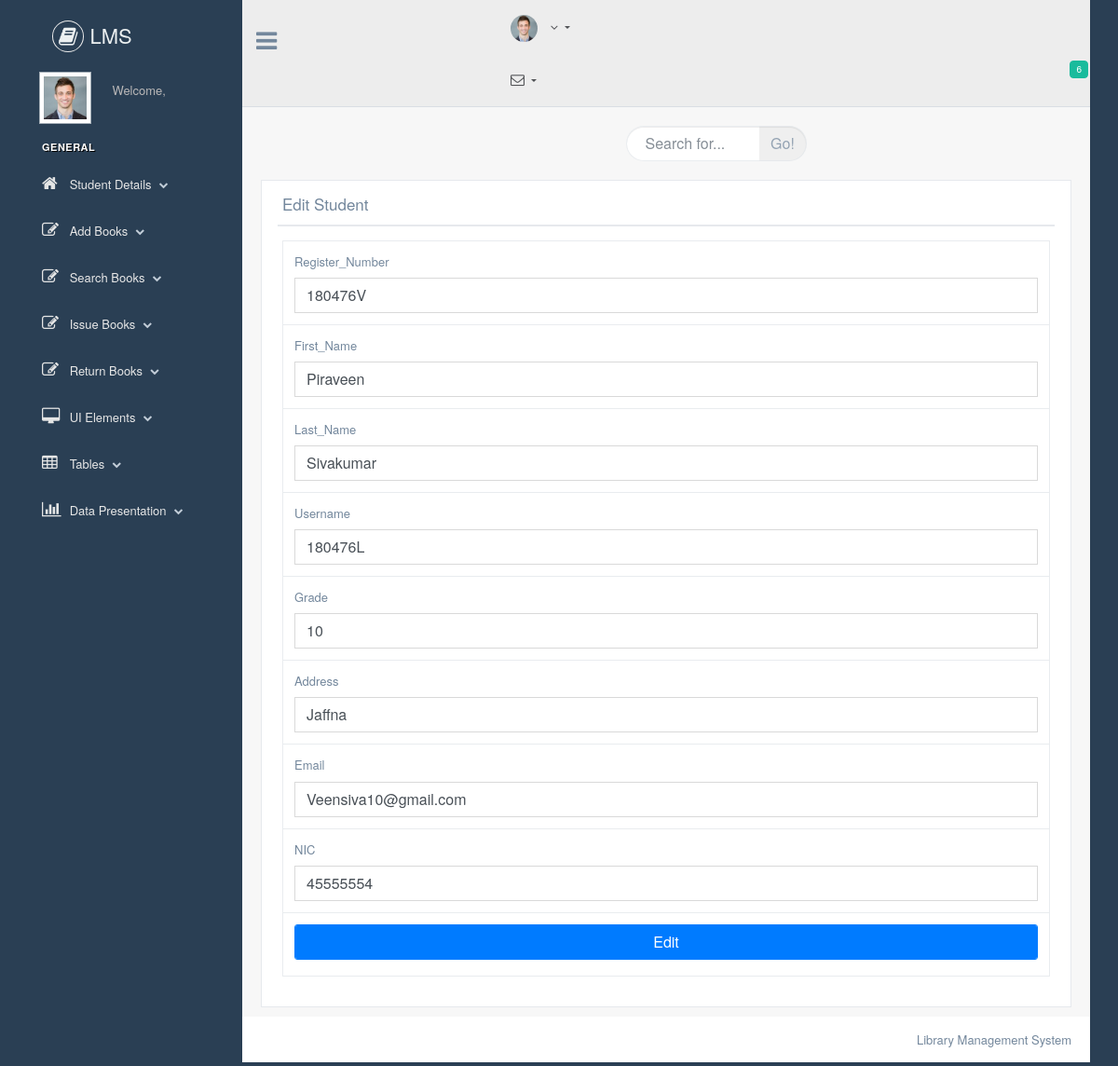
The page /Librarian/Edit_Student.php?id=1 on the database its author committed.
### tables this page shows
CREATE TABLE `student_info` (
  `id` int(5) NOT NULL,
  `regis_num` varchar(50) NOT NULL,
  `firstname` varchar(50) NOT NULL,
  `lastname` varchar(50) NOT NULL,
  `username` varchar(50) NOT NULL,
  `grade` varchar(6) NOT NULL,
  `Address` varchar(255) NOT NULL,
  `email` varchar(500) NOT NULL,
  `nic` varchar(20) NOT NULL,
  `password` varchar(500) NOT NULL,
  `status` varchar(10) NOT NULL
);

### Librarian/Edit_Student.php (the view, shortened to what this page needs)
<?php
$id=$_GET["id"];
include ("connection.php");
?>
<?php
include("header.php");
?>
<?php
$array=mysqli_query($connection,"SELECT * FROM `student_info` WHERE `id`='".$id."';");
$m=mysqli_fetch_array($array);
?>
<div class="right_col" role="main">
    <div class="">
        <div class="page-title">
            <div class="title_left">
            </div>
            <div class="title_right">
                <div class="col-md-5 col-sm-5 col-xs-12 form-group pull-right top_search">
                    <div class="input-group">
                        <input type="text" class="form-control" placeholder="Search for...">
                        <span class="input-group-btn">
                      <button class="btn btn-default" type="button">Go!</button>
                    </span>
                    </div>
                </div>
            </div>
        </div>
        <div class="clearfix"></div>
        <div class="row" style="min-height:500px">
            <div class="col-md-12 col-sm-12 col-xs-12">
                <div class="x_panel">
                    <div class="x_title">
                        <h2>Edit Student</h2>
                        <div class="clearfix"></div>
                    </div>
                    <div class="x_content">
                        <form method="post" action="">
                            <table class="table table-bordered">
                                <tr>
                                    <td >
                                        <label >Register_Number</label>
                                        <input class="form-control" type="text" value="<?php echo $m['regis_num']?>" name="regis_num">
                                    </td>
                                </tr>
                                <tr>
                                    <td >
                                        <label >First_Name</label>
                                        <input class="form-control" type="text" value="<?php echo $m['firstname']?>" name="firstname">
                                    </td>
                                </tr>
                                <tr>
                                    <td >
                                        <label >Last_Name</label>
                                        <input class="form-control" type="text" value="<?php echo $m['lastname']?>" name="lastname">
                                    </td>
                                </tr>
                                <tr>
                                    <td >
                                        <label >Username</label>
                                        <input class="form-control" type="text" value="<?php echo $m['username']?>" name="username">
                                    </td>
                                </tr>
                                <tr>
                                    <td >
                                        <label >Grade</label>
                                        <input class="form-control" type="text" value="<?php echo $m['grade']?>" name="grade">
                                    </td>
                                </tr>
                                <tr>
                                    <td >
                                        <label >Address</label>
                                        <input class="form-control" type="text" value="<?php echo $m['Address']?>" name="Address">
                                    </td>
                                </tr>
                                <tr>
                                    <td >
                                        <label >Email</label>
                                        <input class="form-control" type="text" value="<?php echo $m['email']?>" name="email">
                                    </td>
                                </tr>
                                <tr>
                                    <td >
                                        <label >NIC</label>
                                        <input class="form-control" type="text" value="<?php echo $m['nic']?>" name="nic">
                                    </td>
                                </tr>
                                <tr>
                                    <td>
                                        <input class="form-control btn btn-primary" name="submit1" type="submit" value="Edit">
                                    </td>
                                </tr>
                            </table>
                        </form>
                    </div>
                </div>
            </div>
        </div>
    </div>
</div>
<?php
include("footer.php");
?>

### rows shown on the page
student_info: regis_num "180476V", firstname "Piraveen", lastname "Sivakumar", username "180476L", grade "10", Address "Jaffna", email "Veensiva10@gmail.com", nic "45555554"
